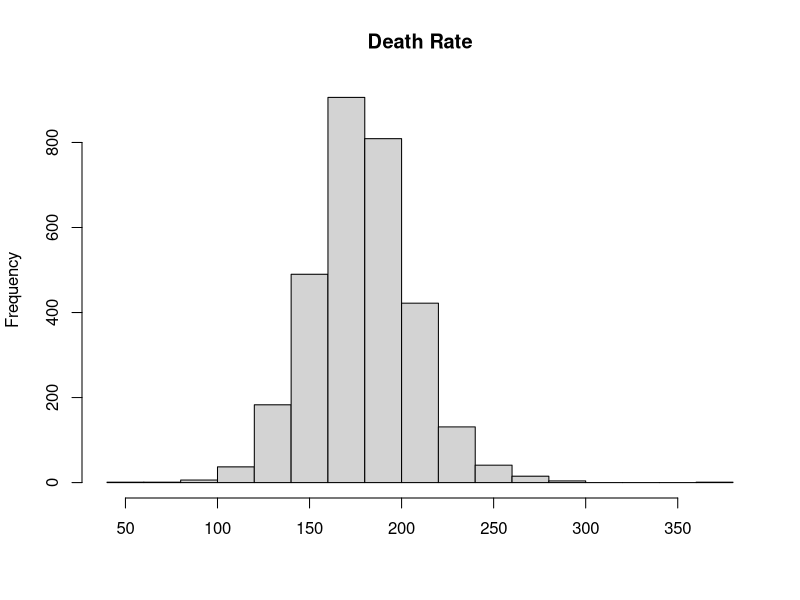
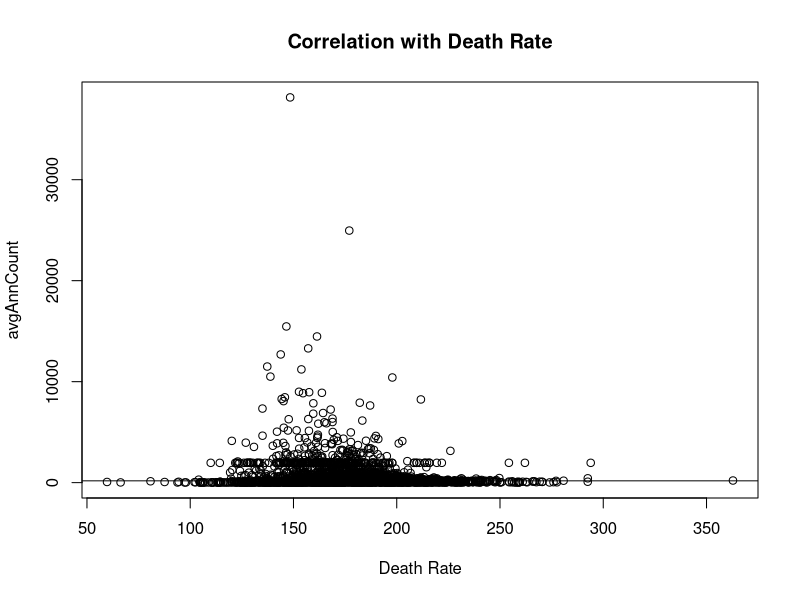
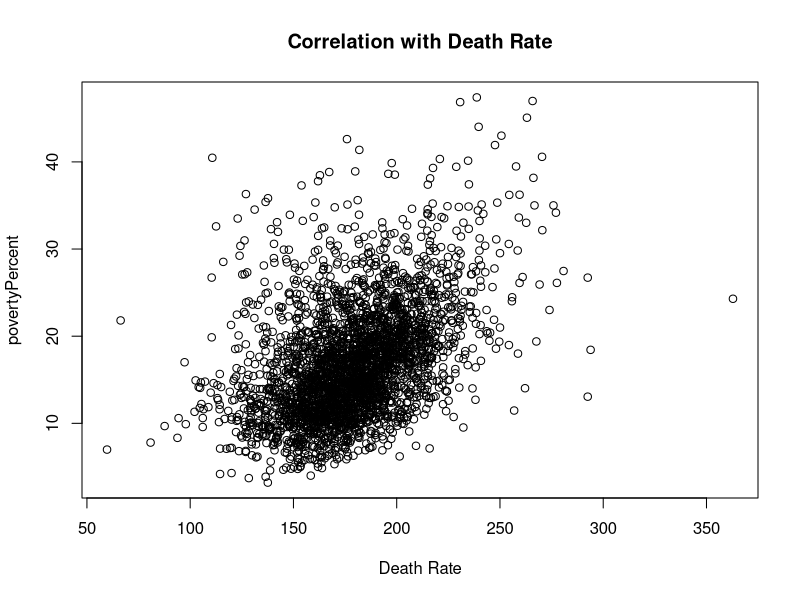
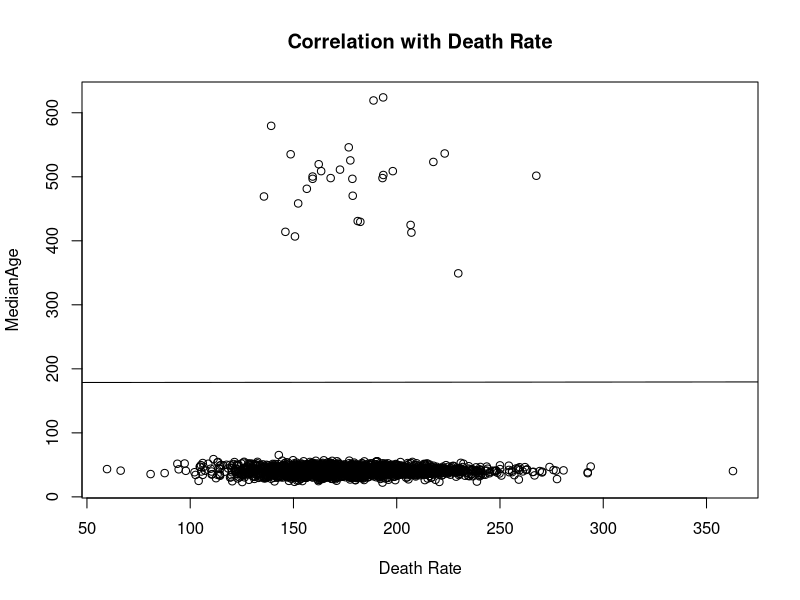
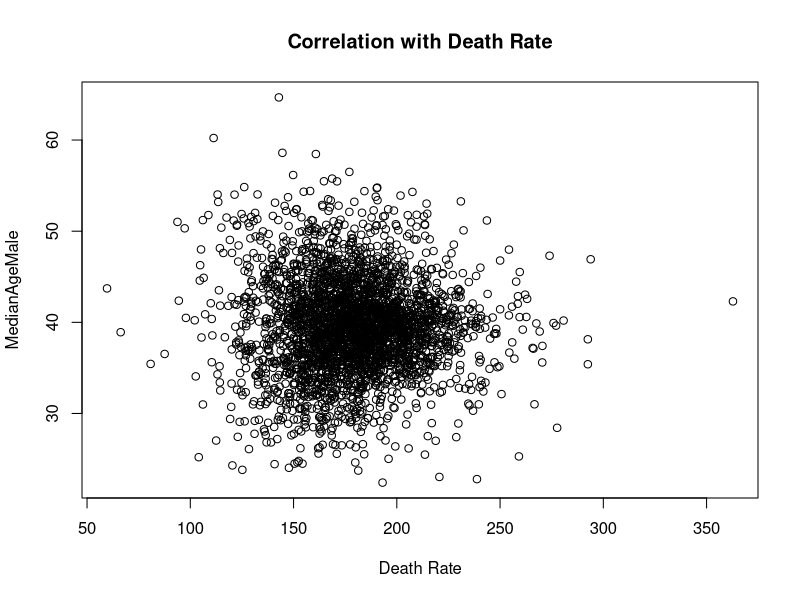
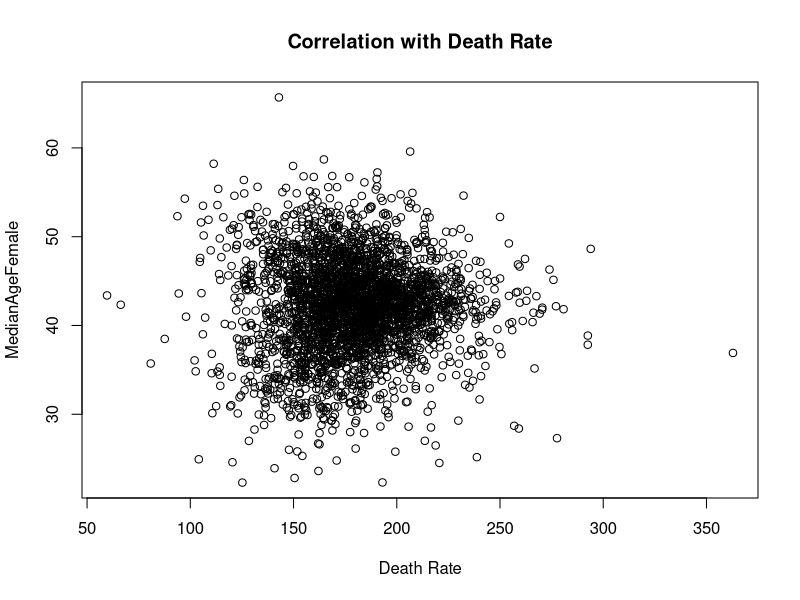
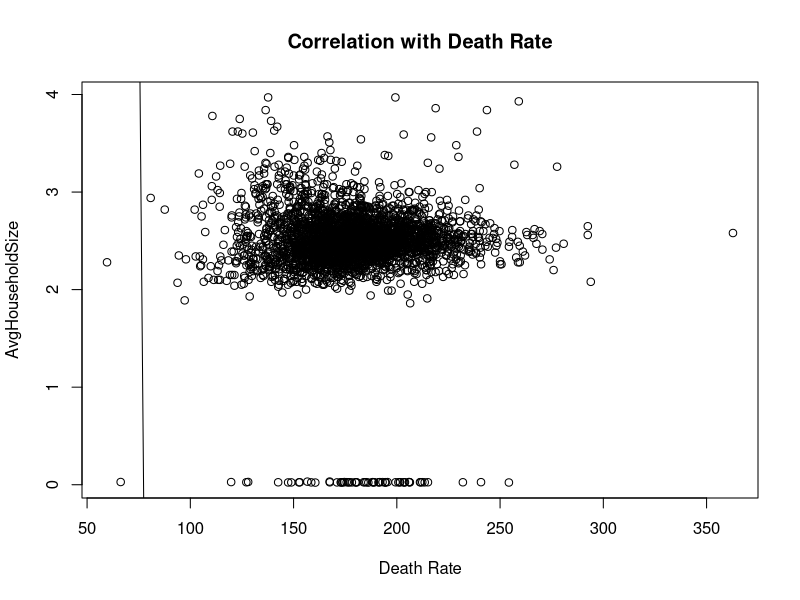
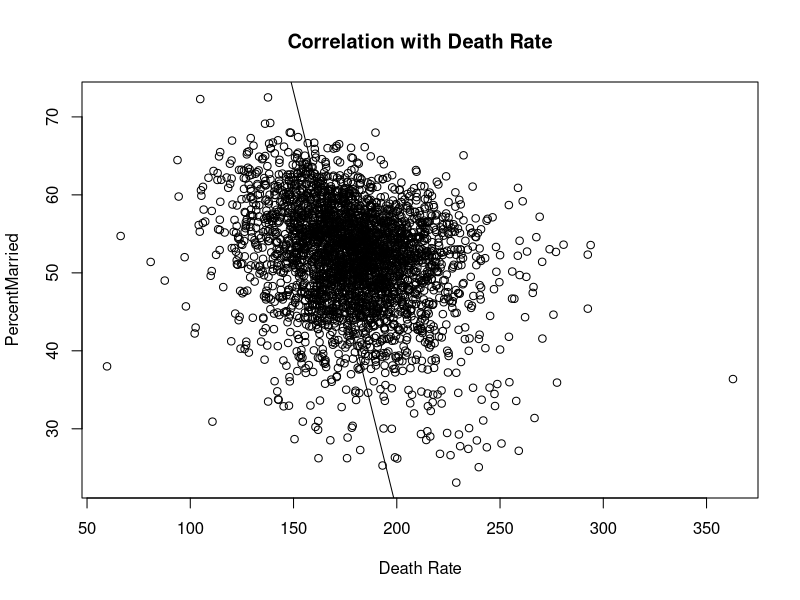

R code for these plots, in order:
## ---- chunk 1
# Load CSV data
cancer = read.csv("cancer.csv")
## ---- chunk 2
# Show variable names
colnames(cancer)
## ---- chunk 3
# Show summary
summary(cancer)
## ---- chunk 4
# Show summary
length(cancer)
## ---- chunk 5
# Show how many observations there are in each variable
for(df in cancer) {
  cat(sprintf("Dataframe length: %d\n", length(df)))
}
## ---- chunk 6
# Create a working copy of the variable cancer
canc <- cancer

# Summary
summary(canc$deathRate)

# Histogram
hist(canc$deathRate, breaks = 20, main = "Death Rate", xlab = NULL)
## ---- chunk 7
# Define a function for running a set of compareative methods such as cor(), scattered plot, etc
compare_with_deathRate <- function(c, df, count) {
  if(is.na(colnames(c)[count])) {
    ylabel =  NULL
  } else {
    ylabel = colnames(c)[count]
  }

  # DEBUG  
  #cat(sprintf("Dataframe name: %s\n", colnames(c)[df]))
  
  # Correlation
  cat(sprintf("Correlation - Death Rate and %s: %f\n", ylabel, cor(c$deathRate, df)))
  
  # Scatter Plot
  plot(jitter(c$deathRate, factor=2), jitter(df, factor=2),  
       xlab = "Death Rate", ylab = ylabel, 
       main = "Correlation with Death Rate")
  abline(lm(c$deathRate ~ df))
}

# Loop over all numeric variables in canc and analyze
count <- 1
cors = vector('numeric')

for(df in canc) {
  if(class(df) == "numeric" && colnames(canc)[count] != "deathRate") {
    compare_with_deathRate(canc, df, count)
    cors[count] = cor(canc$deathRate, df)
  }
  count = count + 1
}

tail(sort(cors),5)
head(sort(cors),5)
## ---- chunk 8
# Estimated population by county 2015
summary(cancer$popEst2015)
hist(cancer$popEst2015, breaks = 100, main = "Estimated population by county 2015", xlab = NULL)
# There are 42 countries with population over 1 million
over1m = subset(cancer, popEst2015 >= 1000000)
nrow(over1m)
hist(over1m$popEst2015, breaks = 20, main = "Estimated population by county 2015", xlab = NULL)
# One county has over 10 million
over10m = subset(cancer, popEst2015 >= 10000000)
nrow(over10m)
## ---- chunk 9
# Median Age
summary(cancer$MedianAge)
hist(cancer$MedianAge, breaks = 10, main = "Median Age", xlab = NULL)

# There are 30 countries with the median age over 100
medianAgeOver100 = subset(cancer, MedianAge >= 100)
nrow(medianAgeOver100)
## ---- chunk 10
# Focus on the variables that exihibited stronger relationships with deathRate

## Top 3 Positive Correlations

cor(cancer$deathRate, cancer$povertyPercent)
cor(cancer$deathRate, cancer$PctHS25_Over)
cor(cancer$deathRate, cancer$PctPublicCoverage)

## Top 3 Negative Correlations
cor(cancer$deathRate, cancer$PctBachDeg25_Over)
cor(cancer$deathRate, cancer$PctPrivateCoverage)
cor(cancer$deathRate, cancer$PctMarriedHouseholds)

# Box Plots
boxplot(deathRate ~ povertyPercent, data = canc,
        main = "Death Rate",
  xlab = "Death Rate", ylab = "Poverty Percent")

hist(cancer$povertyPercent, breaks = 20, main = "Poverty Percent", xlab = NULL)

boxplot(deathRate ~ PctBachDeg25_Over, data = canc,
        main = "Death Rate",
  xlab = "Death Rate", ylab = "PctBachDeg25_Over")

hist(cancer$PctBachDeg25_Over, breaks = 20, main = "PctBachDeg25_Over", xlab = NULL)
